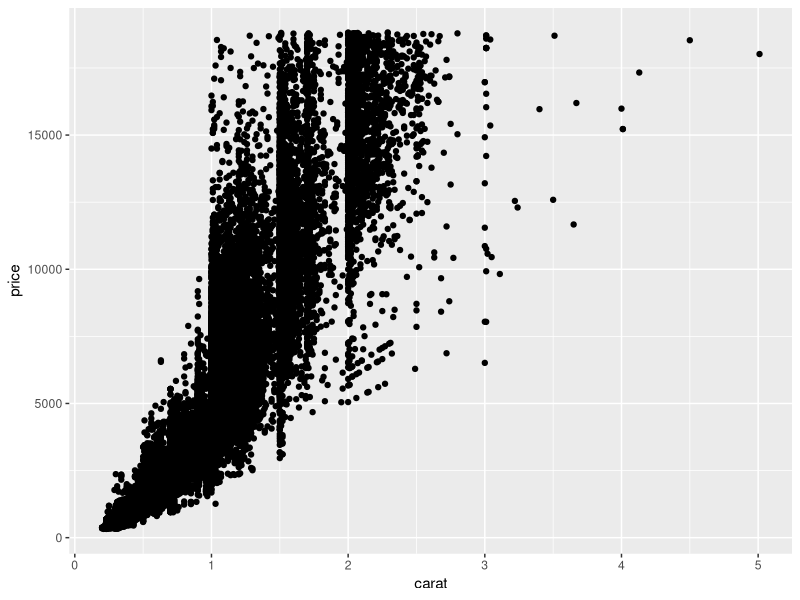
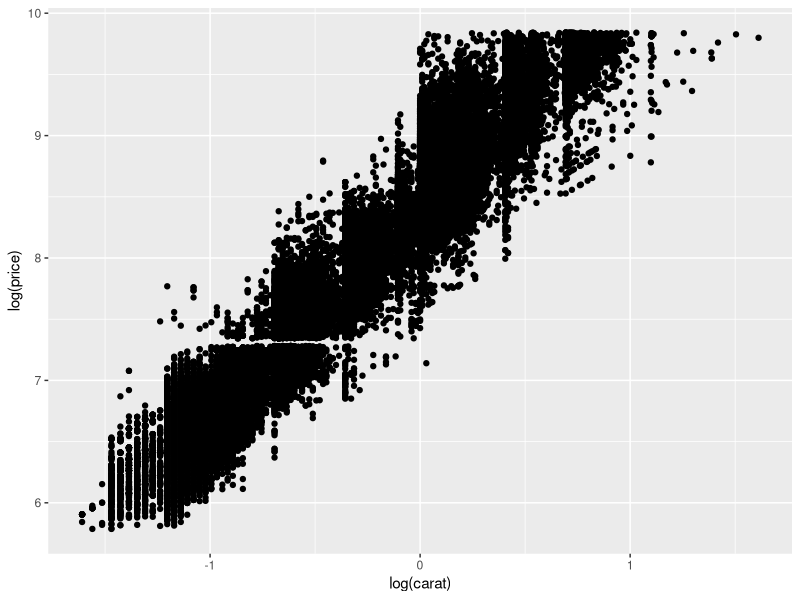
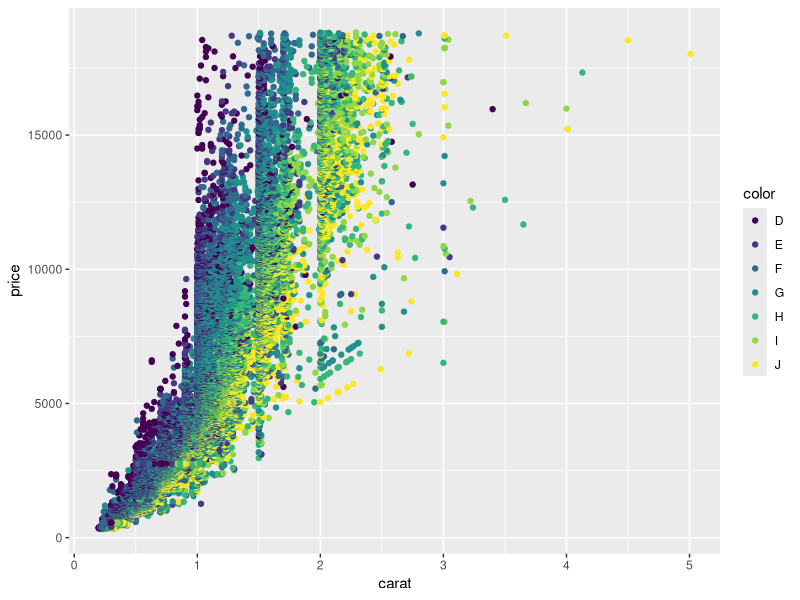
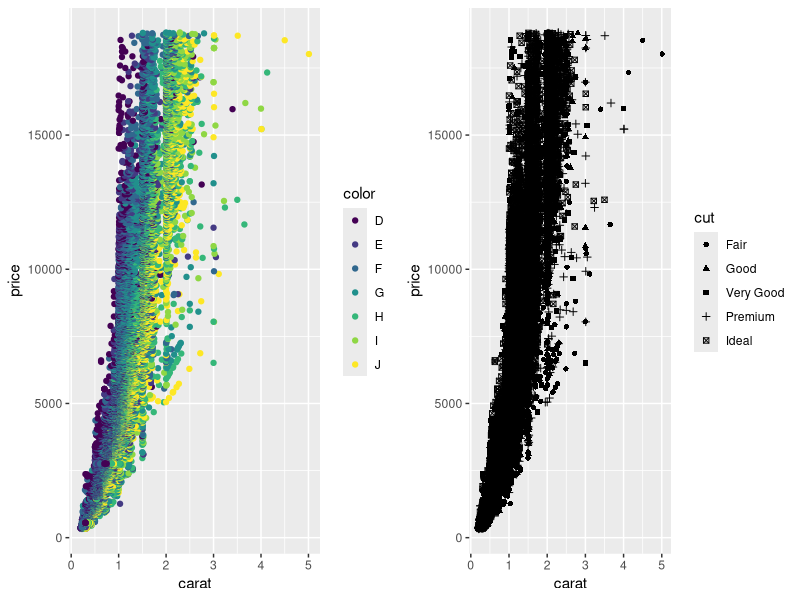
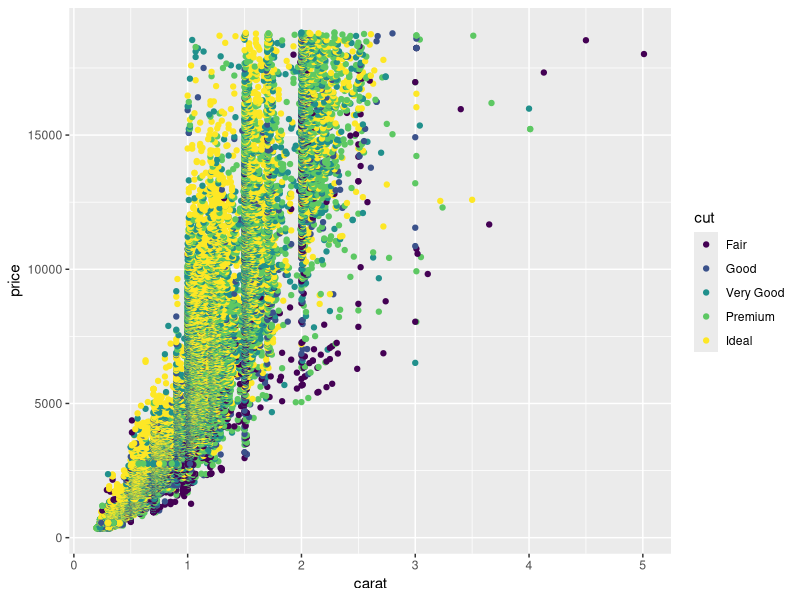
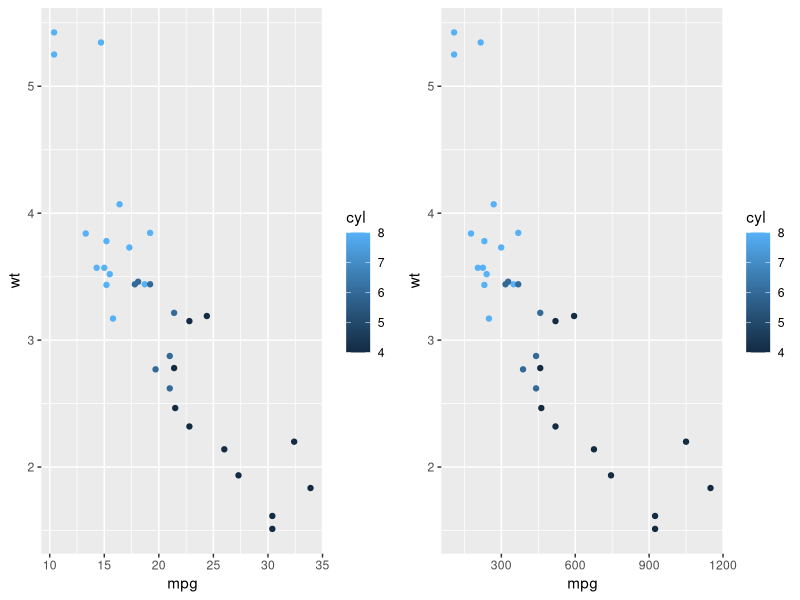
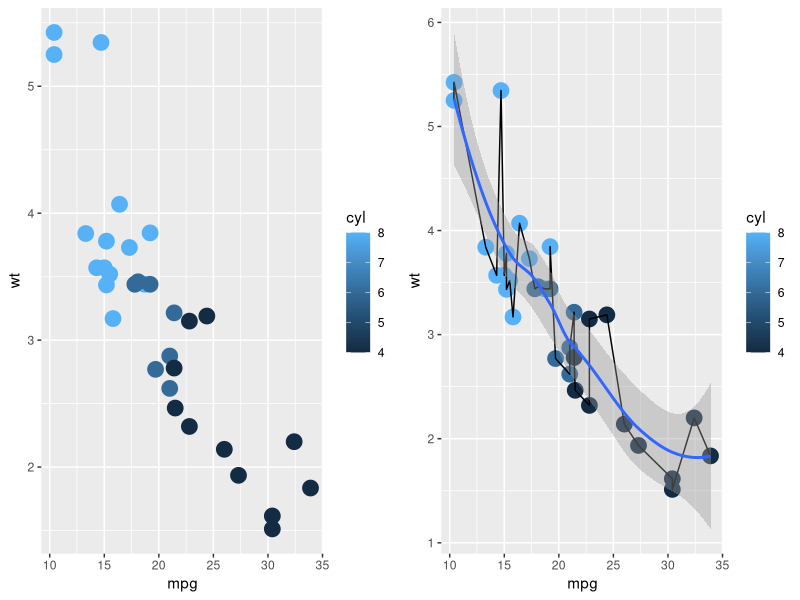
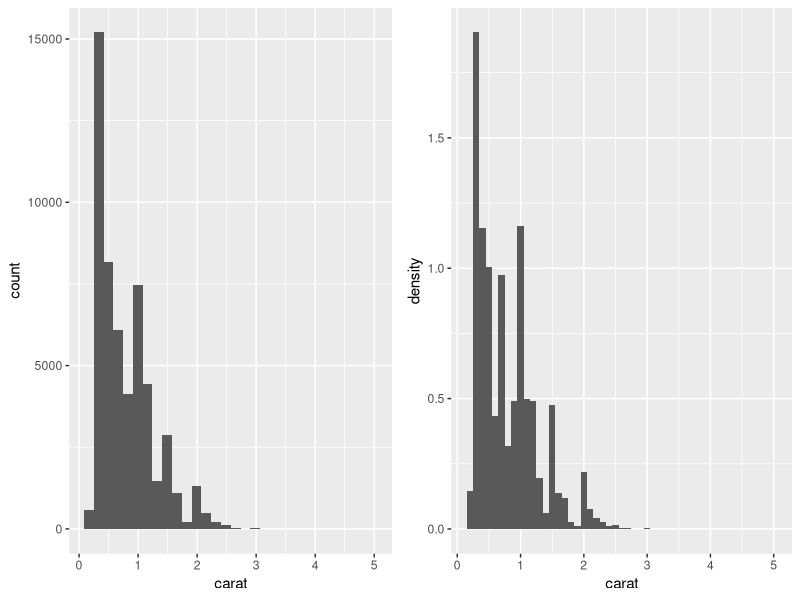

Recreate these plots in R, in order. (Note: this script raises an error after producing the figures.)
## ---- chunk 1
library(ggplot2)
library(gridExtra)
## ---- chunk 2
qplot(carat, price, data = diamonds)
## ---- chunk 3
qplot(log(carat), log(price), data = diamonds)
## ---- chunk 4
qplot(carat, price, data = diamonds, colour = color)
## ---- chunk 5
p1 <- qplot(carat, price, data = diamonds, colour = color)
p2 <- qplot(carat, price, data = diamonds, shape = cut)
grid.arrange(p1,p2,ncol=2)
## ---- chunk 6
p <- ggplot(diamonds, aes(carat, price, colour = cut))
## ---- chunk 7
p <- ggplot(diamonds, aes(carat, price, colour = cut))
p + geom_point()
## ---- chunk 8
p <- ggplot(diamonds, aes(carat, price, colour = cut))
p <- p + geom_point()
## ---- chunk 9
summary(p)
## ---- chunk 10
p1 <- ggplot(mtcars, aes(mpg, wt, colour = cyl)) + geom_point()
mtcars2 <- transform(mtcars, mpg = mpg ^ 2)
p2 <- p1 %+% mtcars2
grid.arrange(p1,p2,ncol=2)
## ---- chunk 11
p1 <- ggplot(mtcars, aes(mpg, wt)) + geom_point(aes(colour = cyl),size=5)
p2 <- p1 + geom_line() + geom_smooth()
grid.arrange(p1,p2,ncol=2)
## ---- chunk 12
p <- ggplot(diamonds, aes(carat)) 
p1 <- p + geom_histogram()
p2 <- p + geom_histogram(aes(y = ..density..), binwidth = 0.1)
grid.arrange(p1,p2,ncol=2)
## ---- chunk 13
d <- ggplot(diamonds, aes(carat)) + xlim(0, 3)
d1 <- d + stat_bin(aes(ymax = ..count..), binwidth = 0.1, geom="area")
d2 <- d + stat_bin(aes(size = ..density..), binwidth = 0.1, geom="point")
d3 <- d  + stat_bin(aes(y = 1, fill = ..count..), binwidth = 0.1, geom = "tile")
grid.arrange(d1,d2,d3,ncol=3)
## ---- chunk 14
p <- ggplot(mtcars, aes(factor(cyl), mpg))
p + geom_boxplot()
## ---- chunk 15
p1 <- p + geom_boxplot() + geom_jitter()
p2 <- p + geom_violin() + geom_jitter(height = 0)
grid.arrange(p1,p2,ncol=2)
## ---- chunk 16
p + geom_boxplot(outlier.colour = "green", outlier.size = 5) + coord_flip()
## ---- chunk 17
library(hexbin)
## ---- chunk 18
p1 <- ggplot(diamonds, aes(x=clarity, fill=cut)) + geom_bar()
p2 <- ggplot(diamonds, aes(x=clarity, fill=cut)) + geom_bar(position="dodge")
p3 <- ggplot(diamonds, aes(x=carat, y=price)) + geom_hex()
grid.arrange(p1,p2,p3,ncol=3)
## ---- chunk 19
ggplot(diamonds, aes(clarity, fill=cut)) + geom_bar() + coord_polar()
## ---- chunk 20
crimes <- data.frame(state = tolower(rownames(USArrests)), USArrests)
require(maps)
states_map <-map_data("state")
ggplot(crimes, aes(map_id = state)) + geom_map(aes(fill = Assault), map = states_map) + expand_limits(x = states_map$long, y = states_map$lat)
## ---- chunk 21
p <- last_plot()
p1 <- p + coord_map() # defaults to Mercator projection
p2 <- p + coord_map("conic", lat0 = 20)
grid.arrange(p1,p2,ncol=2)
## ---- chunk 22
# Generate data
pp <- function (n,r=4) {
 x <- seq(-r*pi, r*pi, len=n)
 df <- expand.grid(x=x, y=x)
 df$r <- sqrt(df$x^2 + df$y^2)
 df$z <- cos(df$r^2)*exp(-df$r/6)
 df
}
p1 <- ggplot(data = pp(20), aes(x=x, y=y, fill = z)) + geom_raster()
p2 <- p1 %+% pp(200)
grid.arrange(p1,p2,ncol=2)
## ---- chunk 23
mpg2 <- subset(mpg, cyl != 5 & drv %in% c("4", "f"))
ggplot(data = mpg2, aes(cty, hwy)) + geom_point() 
## ---- chunk 24
ggplot(data = mpg2, aes(cty, hwy)) + geom_point() + facet_grid(. ~ cyl)
## ---- chunk 25
ggplot(data = mpg2, aes(cty)) + geom_histogram(binwidth=2) + facet_grid(cyl ~ .)
## ---- chunk 26
ggplot(data = mpg2, aes(cty,hwy)) + geom_point() + facet_grid(drv ~ cyl)
## ---- chunk 27
p <- ggplot(data = mpg2, aes(displ,hwy)) + geom_point(alpha=0.25) + geom_smooth(method = "lm", se = F)
p1 <- p + facet_grid(cyl ~ drv)
p2 <- p + facet_grid(cyl ~ drv, margins = T)
grid.arrange(p, p1,p2,ncol=3)
## ---- chunk 28
p <- ggplot(data = mpg, aes(cty,hwy)) + geom_point(alpha=0.25) 
p1 <- p + facet_wrap(~ cyl)
p2 <- p + facet_wrap(~ cyl, scales = "free")
grid.arrange(p1,p2,ncol=2)
## ---- chunk 29
mtcars$cyl2 <- factor(mtcars$cyl, labels = c("alpha", "beta", "gamma"))
p1 <- ggplot(data = mtcars, aes(wt, mpg)) + geom_point() + facet_grid(. ~ cyl2)
p2 <- p1 + facet_grid(. ~ cyl2, labeller = label_parsed)
grid.arrange(p1,p2,ncol=2)
## ---- chunk 30
library(reshape2)
## ---- chunk 31
crimes.melted <- melt(crimes, id = 1)
ggplot(crimes.melted, aes(map_id = state)) + geom_map(aes(fill = value), map = states_map) + expand_limits(x = states_map$long, y = states_map$lat) + coord_map() + facet_wrap( ~ variable)
## ---- chunk 32
p <- ggplot(mtcars, aes(x = wt, y = mpg)) + geom_point()
p + annotate("text", x = 4, y = 25, label = "Some text")
## ---- chunk 33
p + annotate("rect", xmin = 3, xmax = 4.2, ymin = 12, ymax = 21, alpha = 0.2)
## ---- chunk 34
p <- ggplot(mtcars, aes(x=wt, y=mpg, label=rownames(mtcars))) + geom_point()
p + geom_text(aes(colour=factor(cyl))) + scale_colour_discrete(l=40)
## ---- chunk 35
p1 <- ggplot(diamonds[sample(nrow(diamonds),1000),], aes(x=carat, y=price, colour=clarity)) + geom_point()
p2 <- p1 + scale_colour_brewer()
p3 <- p1 + scale_colour_grey()
grid.arrange(p1,p2,p3,ncol=3)
## ---- chunk 36
p1 <- ggplot(diamonds, aes(x=clarity, fill=cut)) + geom_bar()
p2 <- p1 + theme_bw()
p3 <- p2 + scale_fill_grey()
grid.arrange(p1,p2,p3,ncol=3)
## ---- chunk 37
p1 <- ggplot(diamonds, aes(x=clarity, fill=cut)) + geom_bar()
p2 <- p1 + theme_classic()
p3 <- p1 + theme_minimal()
grid.arrange(p1,p2,p3,ncol=3)
